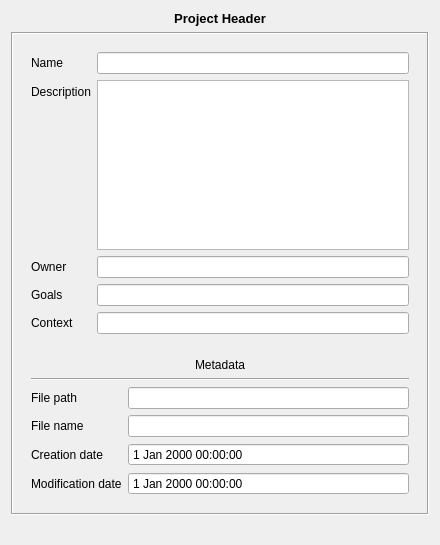
<?xml version="1.0" encoding="UTF-8"?>
<ui version="4.0">
 <class>Form</class>
 <widget class="QWidget" name="Form">
  <property name="geometry">
   <rect>
    <x>0</x>
    <y>0</y>
    <width>440</width>
    <height>545</height>
   </rect>
  </property>
  <property name="windowTitle">
   <string>Form</string>
  </property>
  <layout class="QGridLayout" name="gridLayout">
   <item row="1" column="0">
    <widget class="QFrame" name="frame">
     <property name="frameShape">
      <enum>QFrame::Box</enum>
     </property>
     <property name="frameShadow">
      <enum>QFrame::Sunken</enum>
     </property>
     <layout class="QVBoxLayout" name="verticalLayout">
      <item>
       <widget class="QFrame" name="frame_3">
        <property name="frameShape">
         <enum>QFrame::NoFrame</enum>
        </property>
        <property name="frameShadow">
         <enum>QFrame::Raised</enum>
        </property>
        <layout class="QFormLayout" name="formLayout">
         <item row="0" column="0">
          <widget class="QLabel" name="labelName">
           <property name="text">
            <string>Name</string>
           </property>
           <property name="buddy">
            <cstring>lineEditName</cstring>
           </property>
          </widget>
         </item>
         <item row="0" column="1">
          <widget class="QLineEdit" name="lineEditName"/>
         </item>
         <item row="1" column="0">
          <widget class="QLabel" name="labelDescription">
           <property name="text">
            <string>Description</string>
           </property>
           <property name="buddy">
            <cstring>textEditDescription</cstring>
           </property>
          </widget>
         </item>
         <item row="1" column="1">
          <widget class="QTextEdit" name="textEditDescription"/>
         </item>
         <item row="2" column="0">
          <widget class="QLabel" name="labelOwner">
           <property name="text">
            <string>Owner</string>
           </property>
           <property name="buddy">
            <cstring>lineEditOwner</cstring>
           </property>
          </widget>
         </item>
         <item row="2" column="1">
          <widget class="QLineEdit" name="lineEditOwner"/>
         </item>
         <item row="3" column="0">
          <widget class="QLabel" name="labelAims">
           <property name="text">
            <string>Goals</string>
           </property>
           <property name="buddy">
            <cstring>lineEditAims</cstring>
           </property>
          </widget>
         </item>
         <item row="3" column="1">
          <widget class="QLineEdit" name="lineEditAims"/>
         </item>
         <item row="4" column="0">
          <widget class="QLabel" name="labelContext">
           <property name="text">
            <string>Context</string>
           </property>
           <property name="buddy">
            <cstring>lineEditContext</cstring>
           </property>
          </widget>
         </item>
         <item row="4" column="1">
          <widget class="QLineEdit" name="lineEditContext"/>
         </item>
        </layout>
       </widget>
      </item>
      <item>
       <widget class="QFrame" name="metadataFrame">
        <property name="frameShape">
         <enum>QFrame::NoFrame</enum>
        </property>
        <property name="frameShadow">
         <enum>QFrame::Raised</enum>
        </property>
        <layout class="QFormLayout" name="formLayout_2">
         <item row="1" column="0" colspan="2">
          <widget class="Line" name="lineMetadata">
           <property name="orientation">
            <enum>Qt::Horizontal</enum>
           </property>
          </widget>
         </item>
         <item row="2" column="0">
          <widget class="QLabel" name="labelFilePath">
           <property name="text">
            <string>File path</string>
           </property>
           <property name="buddy">
            <cstring>lineEditFilePath</cstring>
           </property>
          </widget>
         </item>
         <item row="2" column="1">
          <widget class="QLineEdit" name="lineEditFilePath">
           <property name="enabled">
            <bool>true</bool>
           </property>
           <property name="readOnly">
            <bool>true</bool>
           </property>
          </widget>
         </item>
         <item row="3" column="0">
          <widget class="QLabel" name="labelFileName">
           <property name="text">
            <string>File name</string>
           </property>
           <property name="buddy">
            <cstring>lineEditFileName</cstring>
           </property>
          </widget>
         </item>
         <item row="3" column="1">
          <widget class="QLineEdit" name="lineEditFileName">
           <property name="enabled">
            <bool>true</bool>
           </property>
           <property name="readOnly">
            <bool>true</bool>
           </property>
          </widget>
         </item>
         <item row="4" column="0">
          <widget class="QLabel" name="labelCreationDate">
           <property name="text">
            <string>Creation date</string>
           </property>
           <property name="buddy">
            <cstring>dateTimeEditCreationDate</cstring>
           </property>
          </widget>
         </item>
         <item row="4" column="1">
          <widget class="QDateTimeEdit" name="dateTimeEditCreationDate">
           <property name="enabled">
            <bool>true</bool>
           </property>
           <property name="readOnly">
            <bool>true</bool>
           </property>
           <property name="buttonSymbols">
            <enum>QAbstractSpinBox::NoButtons</enum>
           </property>
          </widget>
         </item>
         <item row="5" column="0">
          <widget class="QLabel" name="labelModificationDate">
           <property name="text">
            <string>Modification date</string>
           </property>
           <property name="buddy">
            <cstring>dateTimeEditModificationDate</cstring>
           </property>
          </widget>
         </item>
         <item row="5" column="1">
          <widget class="QDateTimeEdit" name="dateTimeEditModificationDate">
           <property name="enabled">
            <bool>true</bool>
           </property>
           <property name="readOnly">
            <bool>true</bool>
           </property>
           <property name="buttonSymbols">
            <enum>QAbstractSpinBox::NoButtons</enum>
           </property>
          </widget>
         </item>
         <item row="0" column="0" colspan="2">
          <widget class="QLabel" name="labelMetadata">
           <property name="sizePolicy">
            <sizepolicy hsizetype="Preferred" vsizetype="Preferred">
             <horstretch>0</horstretch>
             <verstretch>0</verstretch>
            </sizepolicy>
           </property>
           <property name="text">
            <string>Metadata</string>
           </property>
           <property name="alignment">
            <set>Qt::AlignBottom|Qt::AlignHCenter</set>
           </property>
           <property name="margin">
            <number>0</number>
           </property>
          </widget>
         </item>
        </layout>
       </widget>
      </item>
     </layout>
    </widget>
   </item>
   <item row="2" column="0">
    <spacer name="verticalSpacer">
     <property name="orientation">
      <enum>Qt::Vertical</enum>
     </property>
     <property name="sizeHint" stdset="0">
      <size>
       <width>20</width>
       <height>40</height>
      </size>
     </property>
    </spacer>
   </item>
   <item row="0" column="0">
    <widget class="QLabel" name="label">
     <property name="text">
      <string>&lt;!DOCTYPE HTML PUBLIC &quot;-//W3C//DTD HTML 4.0//EN&quot; &quot;http://www.w3.org/TR/REC-html40/strict.dtd&quot;&gt;
&lt;html&gt;&lt;head&gt;&lt;meta name=&quot;qrichtext&quot; content=&quot;1&quot; /&gt;&lt;style type=&quot;text/css&quot;&gt;
p, li { white-space: pre-wrap; }
&lt;/style&gt;&lt;/head&gt;&lt;body style=&quot; font-family:'Sans'; font-size:10pt; font-weight:400; font-style:normal;&quot;&gt;
&lt;p style=&quot; margin-top:0px; margin-bottom:0px; margin-left:0px; margin-right:0px; -qt-block-indent:0; text-indent:0px;&quot;&gt;&lt;span style=&quot; font-weight:600;&quot;&gt;Project Header&lt;/span&gt;&lt;/p&gt;&lt;/body&gt;&lt;/html&gt;</string>
     </property>
     <property name="alignment">
      <set>Qt::AlignCenter</set>
     </property>
    </widget>
   </item>
  </layout>
 </widget>
 <resources/>
 <connections/>
</ui>
